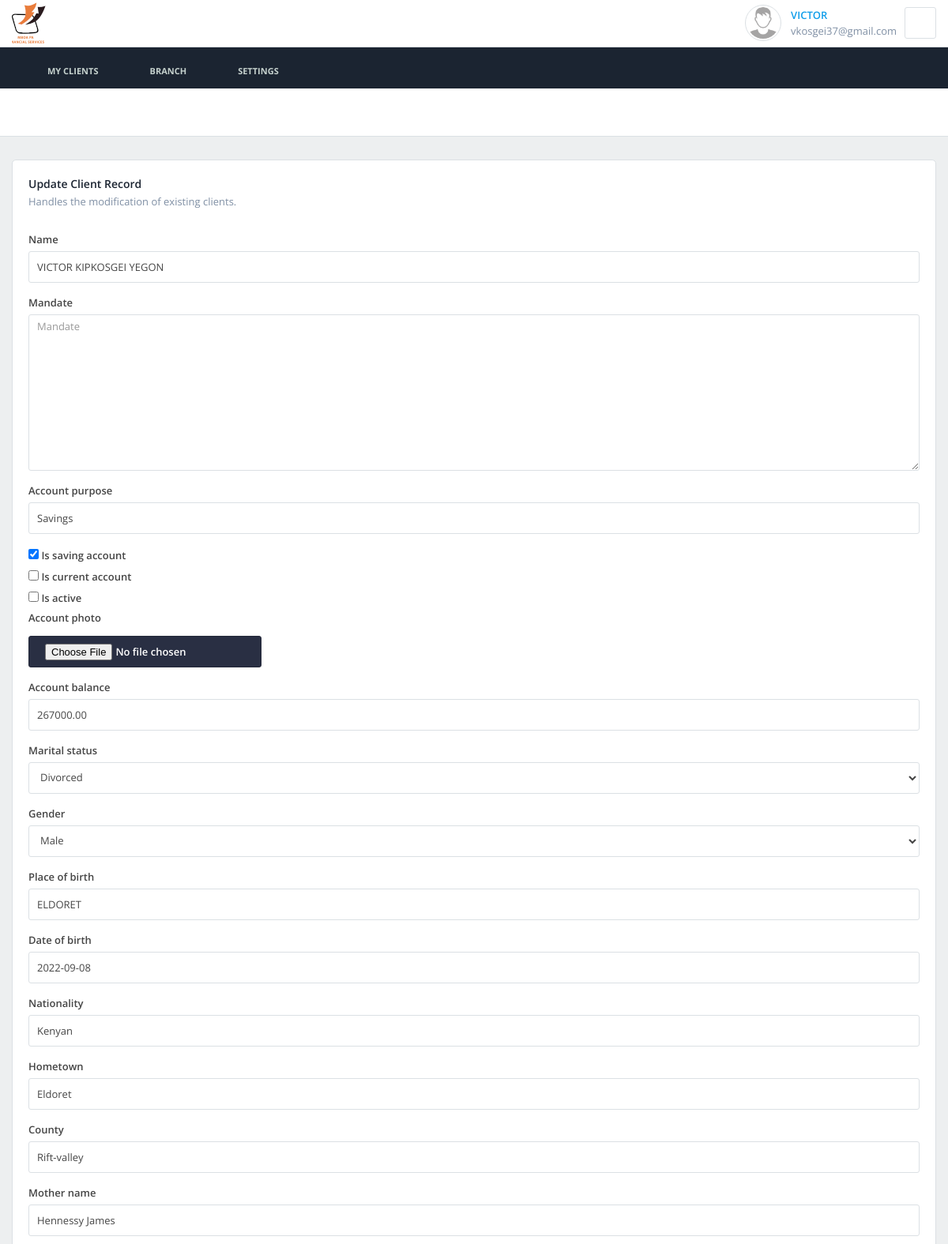
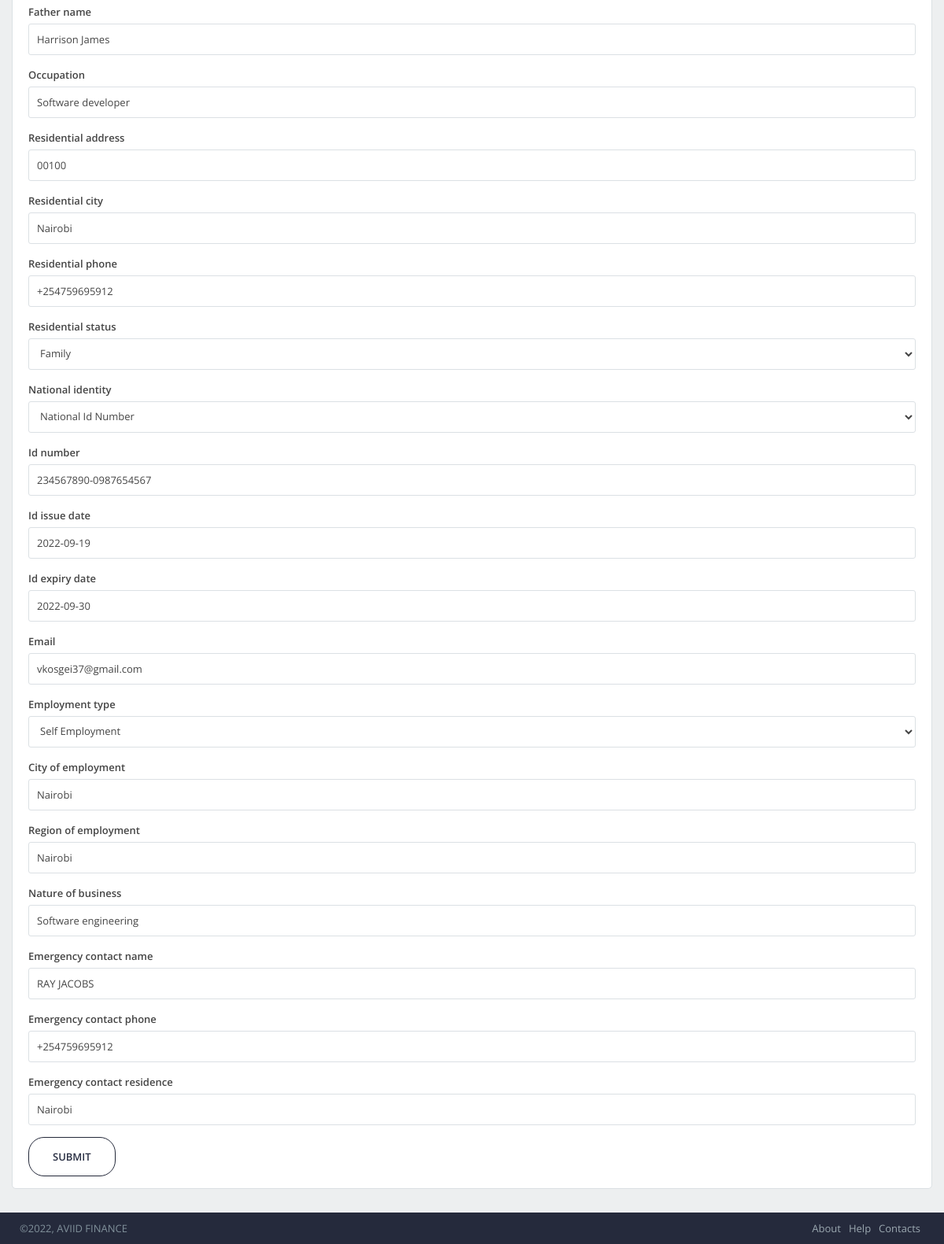
/clients/clients/update/1/ (signed in), run on the app's committed database (2 pictures, top to bottom).
### dashboard/models.py (models this page shows, shortened)
class User(AbstractUser):
    is_manager = models.BooleanField(default=False)
    is_teller = models.BooleanField(default=False)
    profile_pic = models.ImageField(
        upload_to='users/profile/', blank=True, null=True, validators=[validate_image_extension])

### clients/models.py (models this page shows, shortened)
class Client(models.Model):
    account_name = models.CharField(max_length=200)
    account_number = models.CharField(max_length=16)
    mandate = models.TextField(blank=True)
    account_purpose = models.CharField(max_length=255, blank=True)
    is_saving_account = models.BooleanField(default=True)
    is_current_account = models.BooleanField(default=False)
    is_closed_account = models.BooleanField(default=False)
    is_active = models.BooleanField(default=True)
    account_photo = models.ImageField(
        upload_to='passort_pic/%y-%m-%d/', blank=True, null=True, validators=[validate_image_extension])
    account_balance = models.DecimalField(
        max_digits=15, decimal_places=2, default=0, validators=[
            MinValueValidator(Decimal('10.00'))])
    '''Personal information fields'''
    name = models.CharField(max_length=200)
    MARITAL_STATUS = (
        ('Married', 'Married'),
        ('Single', 'Single'),
        ('Divorced', 'Divorced'),
    )
    marital_status = models.CharField(max_length=20, choices=MARITAL_STATUS)
    GENDER = (
        ('Male', 'Male'),
        ('Female', 'Female'),
        ('Other', 'Other'),
    )
    gender = models.CharField(max_length=10, choices=GENDER)
    place_of_birth = models.CharField(max_length=100, null=True)
    date_of_birth = models.DateField(auto_now_add=False)
    nationality = models.CharField(max_length=200, default='Kenyan')
    hometown = models.CharField(max_length=200, null=True)
    county = models.CharField(max_length=200, null=True)
    mother_name = models.CharField(max_length=100)
    father_name = models.CharField(max_length=100)
    occupation = models.CharField(max_length=200, null=True)
    '''Contact details fields'''
    residential_address = models.CharField(max_length=255, null=True)
    residential_city = models.CharField(max_length=100, null=True)
    residential_county = models.CharField(max_length=200, null=True)
    residential_phone = models.CharField(
        validators=[phone_regex], max_length=15, null=True)
    RESIDENTAIL_STATUS = (
        ('Owned', 'Owned'),
        ('Rented', 'Rented'),
        ('Lodging', 'Lodging'),
        ('Family', 'Family'),
    )
    residential_status = models.CharField(
        max_length=20, choices=RESIDENTAIL_STATUS)
    NATIONAL_IDENTITY = (
        ('National Id Number', 'National Id Number'),
        ('Passport Number', 'Passport Number'),
    )
    national_identity = models.CharField(
        max_length=20, choices=NATIONAL_IDENTITY)
    id_number = models.CharField(max_length=20)
    id_issue_date = models.DateField(auto_now_add=False)
    id_expiry_date = models.DateField(auto_now_add=False)
    county_of_issue = models.CharField(max_length=150)
    email = models.EmailField(blank=True, null=True)
    ''' Employment detail fields'''
    EMPLOYMENT_TYPE = (
        ('Employed', 'Employed'),
        ('Self Employment', 'Self Employment'),
        ('Unemployed', 'Unemployed'),
        ('Retired', 'Retired'),
        ('Student', 'Student'),
    )
    employment_type = models.CharField(max_length=20, choices=EMPLOYMENT_TYPE)
    city_of_employment = models.CharField(max_length=100, null=True)
    region_of_employment = models.CharField(max_length=200, null=True)
    nature_of_business = models.CharField(max_length=200, null=True)
    ''' Next of kin fields'''
    next_of_kin_name = models.CharField(max_length=200, null=True)
    next_of_kin_contact = models.CharField(
        validators=[phone_regex], max_length=15, null=True)
    relation_with_next_of_kin = models.CharField(max_length=200, null=True)
    next_of_kin_residence = models.CharField(max_length=200, null=True)
    next_of_kin_region = models.CharField(max_length=200, null=True)
    '''Emergency contact detail fields'''
    emergency_contact_name = models.CharField(max_length=200, null=True)
    emergency_contact_phone = models.CharField(
        max_length=15, validators=[phone_regex], null=True)
    relationship_with_emergency_contact = models.CharField(
        max_length=200, null=True)
    emergency_contact_residence = models.CharField(max_length=200, null=True)
    emergency_contact_region = models.CharField(max_length=200, null=True)
    user = models.ForeignKey(User, on_delete=models.CASCADE)
    created_on = models.DateTimeField(auto_now_add=True)
    class Meta:
        verbose_name = 'Client'
        verbose_name_plural = 'Clients'

### clients/views.py (the view)
@method_decorator([login_required, manager_required], name='dispatch')
class ClientEditView(LoginRequiredMixin, SuccessMessageMixin, UpdateView):
    template_name = 'client/update_form.html'
    model = Client
    success_message = 'Successfully updated client'
    fields = ['name', 'mandate', 'account_purpose', 'is_saving_account', 'is_current_account',
              'is_active', 'account_photo', 'account_balance', 'marital_status', 'gender', 'place_of_birth', 'date_of_birth', 'nationality',
              'hometown', 'county', 'mother_name', 'father_name', 'occupation', 'residential_address', 'residential_city',
              'residential_region', 'residential_phone', 'residential_status', 'national_identity', 'id_number', 'id_issue_date', 'id_expiry_date',
              'country_of_issue', 'email', 'employment_type', 'city_of_employment', 'region_of_employment', 'nature_of_business', 'nxt_of_kin_name',
              'nxt_of_kin_contact', 'relation_with_kin', 'nxt_of_kin_residence', 'nxt_of_kin_region', 'emergency_contact_name', 'emergency_contact_phone',
              'relation_with_emergency_contact', 'emergency_contact_residence', 'emergency_contact_county']

### clients/get_username.py (called while the page is built)
    def process_request(self, request):
        _requests[current_thread().ident] = request

    def process_response(self, request, response):
        _requests.pop(current_thread().ident, None)
        return response

### clients/templates/client/update_form.html (shortened to what this page needs)
{% extends 'base_generic.html' %}
{% load static %}
{% load i18n %}
{% load bootstrap3 %}
{% block content %}
	<div class="block block-condensed">
	    <div class="app-heading app-heading-small">
	        <div class="title">
	            <h2>Update Client Record</h2>
	            <p>Handles the modification of existing clients.</p>
	        </div>
	    </div>
	    <div class="block-content">
		    <form action="{% url 'clients:edit_client' object.pk %}" method='POST' role='form' class="form" enctype="multipart/form-data" {% if layout != 'vertical' %}class="form-{{ layout }}"{% endif %}>
				{% bootstrap_form form %}
		        <input type="submit" name="submit" value="Submit" class="btn btn-primary btn-clean btn-lg btn-rounded">
			</form>
	    </div>
	</div>
{% endblock %}

### templates/base_generic.html (shortened to what this page needs)
{% load static %}
<!DOCTYPE html>
<html lang="en">
    <head>
        {% load bootstrap3 %}
		{% bootstrap_css %}
        <link rel="stylesheet" href="{% static 'css/styles.css' %}">
    </head>
    <body>
        <div class="app">
            <div class="app-container">
                {% block top_nav %}
                <div class="app-header">
                    <div class="container container-boxed">
                        <a href="/" class="app-header-logo app-header-logo-light app-header-logo-condensed">home</a>
                        <ul class="app-header-buttons pull-right">
                            <li>
                                {% if user.is_authenticated %}
                                <div class="contact contact-rounded contact-bordered contact-lg contact-ps-controls">
                                    {% if user.profile_pic %}
                                        <img src="{{ user.profile_pic.url }}" alt="{{ user.username }}" width="300px" height="40px">
                                    {% else %}
                                        <img src="{% static 'img/user/no-image.png' %}" alt="{{ user.username }}">
                                    {% endif %}
                                    <div class="contact-container">
                                        <a href="{% url 'dashboard:user_profile' %}">{{ user.username }}</a>
                                        <span>{{ user.email }}</span>
                                    </div>
                                    <div class="contact-controls">
                                        <div class="dropdown">
                                            <button type="button" class="btn btn-default btn-icon" data-toggle="dropdown"><span class="icon-cog"></span></button>
                                        </div>
                                    </div>
                                </div>
                                {% endif %}
                            </li>
                        </ul>
                    </div>
                </div>
                {% endblock %}
                <div class="app-content">
                	{% block bottom_nav %}
                    <div class="app-navigation-horizontal margin-bottom-15">
                        <div class="container container-boxed">
                            <nav>
                                <ul>
                                    <li>
                                        <a href="#"><span class="icon-earth"></span> My Clients</a>
                                    </li>
                                    <li>
                                        <a href="#"><span class="icon-sync"></span> Branch</a>
                                    </li>
                                    <li>
                                        <a href="#"><span class="icon-cog"></span> Settings</a>
                                    </li>
                                </ul>
                            </nav>
                        </div>
                    </div>
                    {% endblock %}
                    <div class="container container-boxed">
                        {% block content %}
                        {% endblock %}
                    </div>
                </div>
            </div>
            <div class="app-footer app-footer-default" id="footer">
                <div class="container container-boxed">
                    <div class="app-footer-line">
                        <div class="copyright">&copy;2022, AVIID FINANCE</div>
                        <div class="pull-right">
                            <ul class="list-inline">
                                <li><a href="#">About</a></li>
                                <li><a href="#">Help</a></li>
                                <li><a href="#">Contacts</a></li>
                            </ul>
                        </div>
                    </div>
                </div>
            </div>
        </div>
    </body>
</html>

### data on the page
User: username "VICTOR", email "vkosgei37@gmail.com"
Client: name "VICTOR KIPKOSGEI YEGON", account_purpose "Savings", is_saving_account "☑", account_balance "267000.00", marital_status "Divorced", gender "Male", place_of_birth "ELDORET", date_of_birth "2022-09-08", nationality "Kenyan", hometown "Eldoret", county "Rift-valley", mother_name "Hennessy James", father_name "Harrison James", occupation "Software developer", residential_address "00100", residential_city "Nairobi", residential_phone "+254759695912", residential_status "Family", national_identity "National Id Number", id_number "234567890-0987654567", id_issue_date "2022-09-19", id_expiry_date "2022-09-30", email "vkosgei37@gmail.com", employment_type "Self Employment", city_of_employment "Nairobi", region_of_employment "Nairobi", nature_of_business "Software engineering", emergency_contact_name "RAY JACOBS", emergency_contact_phone "+254759695912", emergency_contact_residence "Nairobi"
